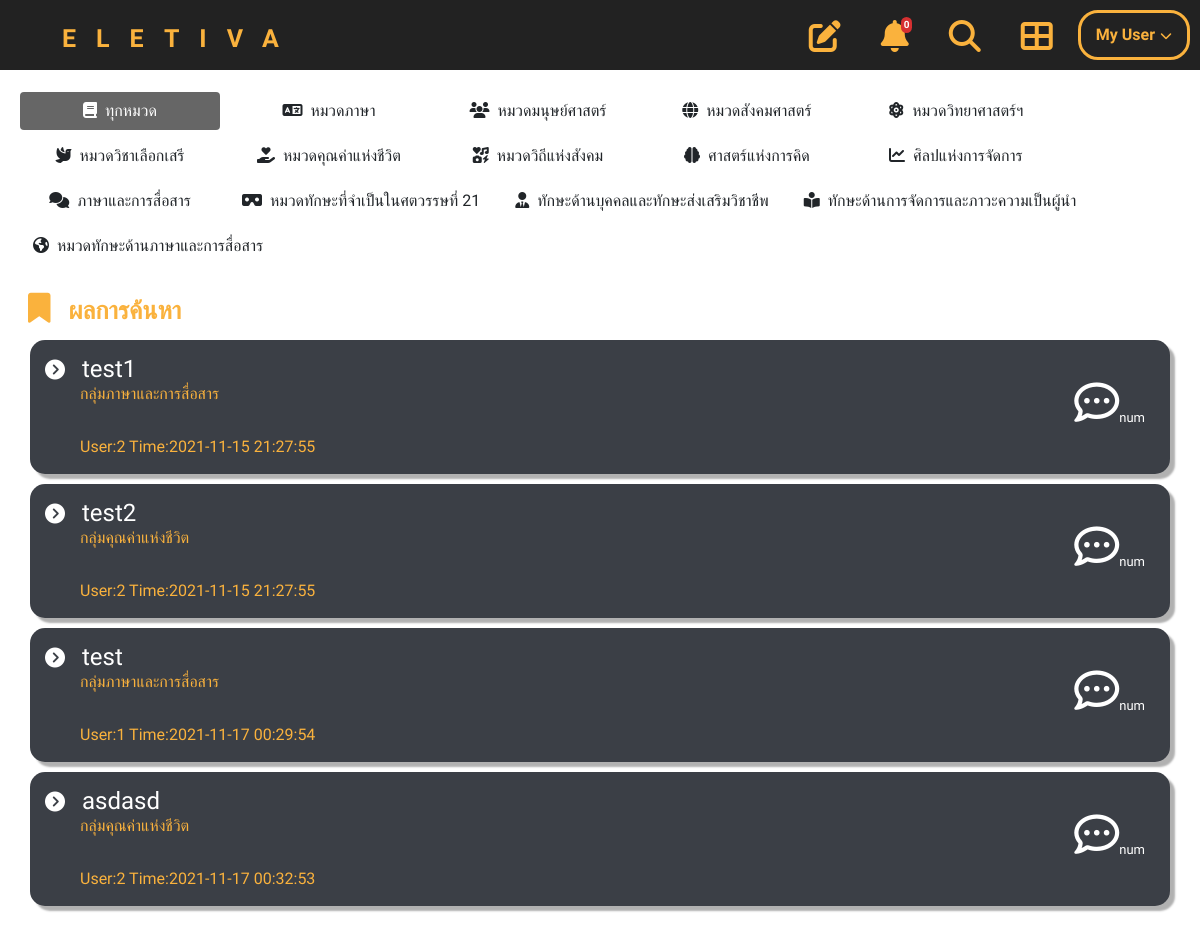
The app's page /category.php (signed in) with its own data.
### tables this page shows
CREATE TABLE `post` (
  `ID_post` int(11) UNSIGNED NOT NULL,
  `Group_subject` varchar(50) NOT NULL,
  `ID_subject` int(8) NOT NULL,
  `name_subject` varchar(75) NOT NULL,
  `type_post` int(2) NOT NULL,
  `title_post` varchar(50) NOT NULL,
  `msg_post` varchar(255) NOT NULL,
  `time_post` timestamp NOT NULL DEFAULT current_timestamp() ON UPDATE current_timestamp(),
  `create_by` bigint(20) UNSIGNED NOT NULL,
  `report` int(5) NOT NULL
);

### category.php (the view, shortened to what this page needs)
<link rel="stylesheet" type="text/css" href="css/home_index.css">
<link rel="stylesheet" type="text/css" href="css/category.css">
<?php
include "header.php";
?>
<?php if((isset($_SESSION['status']) && !empty($_SESSION['status']) && $_SESSION['status'] != 3) || empty($_SESSION['status'])) : ?>
<div class="inf ">
    <div id="myBtnContainer">
        <br>
        <form method="POST">
     <button class="btn active" value="" name="E00"><i class="fas fa-book"></i>ทุกหมวด</button>
     <button class="btn" value="กลุ่มวิชาภาษา" name="E01"><i class="fas fa-language"></i>หมวดภาษา</button>
     <button class="btn" value="กลุ่มวิชามนุษย์ศาสตร์" name="E02"><i class="fas fa-users"></i>หมวดมนุษย์ศาสตร์</button>
     <button class="btn" value="กลุ่มวิชาสังคมศาสตร์" name="E03"><i class="fas fa-globe"></i>หมวดสังคมศาสตร์</button>
     <button class="btn" value="กลุ่มวิชาวิทยาศาสตร์กับคณิตศาสตร์" name="E04"><i class="fas fa-atom"></i>หมวดวิทยาศาสตร์ฯ</button>
     <button class="btn" value="วิชาเลือกเสรี" name="E05"> <i class="fas fa-dove"></i>หมวดวิชาเลือกเสรี</button>
     <button class="btn" value="กลุ่มคุณค่าแห่งชีวิต" name="E06"><i class="fas fa-hand-holding-heart"></i>หมวดคุณค่าแห่งชีวิต</button>
     <button class="btn" value="กลุ่มวิถีแห่งสังคม" name="E07"><i class="fas fa-icons"></i>หมวดวิถีแห่งสังคม</button>
     <button class="btn" value="กลุ่มศาสตร์แห่งการคิด" name="E08"><i class="fas fa-brain"></i>ศาสตร์แห่งการคิด</button>
     <button class="btn" value="กลุ่มศิลปแห่งการจัดการ" name="E09"><i class="fas fa-chart-line"></i>ศิลปแห่งการจัดการ</button>
     <button class="btn" value="กลุ่มภาษาและการสื่อสาร" name="E10"><i class="fas fa-comments"></i>ภาษาและการสื่อสาร</button>
     <button class="btn btn_L" value="กลุ่มทักษะที่จำเป็นในศตวรรษที่ 21" name="E11"><i class="fas fa-vr-cardboard"></i>หมวดทักษะที่จำเป็นในศตวรรษที่ 21</button>
     <button class="btn btn_L" value="กลุ่มทักษะด้านบุคคลและทักษะส่งเสริมวิชาชีพ" name="E12"><i class="fas fa-user-tie"></i>ทักษะด้านบุคคลและทักษะส่งเสริมวิชาชีพ</button>
     <button class="btn btn_L" value="กลุ่มทักษะด้านการจัดการและภาวะความเป็นผู้นำ" name="E13"><i class="fas fa-book-reader"></i>ทักษะด้านการจัดการและภาวะความเป็นผู้นำ</button>
     <button class="btn btn_L" value="กลุ่มทักษะด้านภาษาและการสื่อสาร" name="E14"><i class="fas fa-globe-americas"></i>หมวดทักษะด้านภาษาและการสื่อสาร</button>
     </form>
      </div>
    </div>
<section>
    <div class="inf ">
        <div class="posttext">
            <i class="fas fa-bookmark"></i>
            <p class="mainC">ผลการค้นหา</p>
        </div>
    <?php
    if(isset($_POST["E01"])){
        $query = "SELECT * FROM post WHERE Group_subject = 'กลุ่มวิชาภาษา'";
    }
    elseif(isset($_POST["E02"])){
        $query = "SELECT * FROM post WHERE Group_subject = 'กลุ่มวิชามนุษย์ศาสตร์'";
    }
    elseif(isset($_POST["E03"])){
        $query = "SELECT * FROM post WHERE Group_subject = 'กลุ่มวิชาสังคมศาสตร์'";
    }
    elseif(isset($_POST["E04"])){
        $query = "SELECT * FROM post WHERE Group_subject = 'กลุ่มวิชาวิทยาศาสตร์กับคณิตศาสตร์'";
    }
    elseif(isset($_POST["E05"])){
        $query = "SELECT * FROM post WHERE Group_subject = 'วิชาเลือกเสรี'";
    }
    elseif(isset($_POST["E06"])){
        $query = "SELECT * FROM post WHERE Group_subject = 'กลุ่มคุณค่าแห่งชีวิต'";
    }
    elseif(isset($_POST["E07"])){
        $query = "SELECT * FROM post WHERE Group_subject = 'กลุ่มวิถีแห่งสังคม'";
    }
    elseif(isset($_POST["E08"])){
        $query = "SELECT * FROM post WHERE Group_subject = 'กลุ่มศาสตร์แห่งการคิด'";
    }
    elseif(isset($_POST["E09"])){
        $query = "SELECT * FROM post WHERE Group_subject = 'กลุ่มศิลปแห่งการจัดการ'";
    }
    elseif(isset($_POST["E10"])){
        $query = "SELECT * FROM post WHERE Group_subject = 'กลุ่มภาษาและการสื่อสาร'";
    }
    elseif(isset($_POST["E11"])){
        $query = "SELECT * FROM post WHERE Group_subject = 'กลุ่มทักษะที่จำเป็นในศตวรรษที่ 21'";
    }
    elseif(isset($_POST["E12"])){
        $query = "SELECT * FROM post WHERE Group_subject = 'กลุ่มทักษะด้านบุคคลและทักษะส่งเสริมวิชาชีพ'";
    }
    elseif(isset($_POST["E13"])){
        $query = "SELECT * FROM post WHERE Group_subject = 'กลุ่มทักษะด้านการจัดการและภาวะความเป็นผู้นำ'";
    }
    elseif(isset($_POST["E14"])){
        $query = "SELECT * FROM post WHERE Group_subject = 'กลุ่มทักษะด้านภาษาและการสื่อสาร'";
    }
    else{
        $query = "SELECT * FROM post";
    }
    $result = mysqli_query($connect, $query);
    while($row =  mysqli_fetch_assoc($result)){
        echo '<a href="post.php?id='.$row['ID_post'].'" class="Content">';
        echo '    <div class="post_btn">';
        echo '        <div class="A_left">';
        echo '            <i class="icon_next fas fa-chevron-circle-right"></i>';
        echo '            <h4 class="textC" name="Post">'.$row['title_post'].'</h4>';
        echo '            <h6 class="textS" name="subject">'.$row['Group_subject'].'</h6>';
        echo '            <br><p class="Timestamp">User:'.$row['create_by'].' Time:'.$row['time_post'].'</p>';
        echo '        </div>';
        echo '        <div  class="A_right">';
        echo '            <i class="iconcomment far fa-comment-dots"></i>';
        echo '            <h5 class="commentN">num</h5>';
        echo '        </div>';
        echo '    </div>';
        echo '</a>';
    }
    ?>
    </div>
</section>
<?php else: ?>
<?php include "logout.php"; ?>
<?php endif ?>

### css/home_index.css (style rules this page uses)
.inf { padding: 0 20px; margin-bottom: 20px; width: 100%; }
section .posttext { position: relative; margin-right: 5px; display: table; }
.posttext { color: #FAB23D; font-size: 30px; margin: 8px 8px; display: inline; }
.posttext p.mainC { font-size: 25px; font-weight: bold; text-align: start; margin-bottom: 10px; margin-left: 10px; display: inline; }
a.Content { cursor: pointer; text-decoration: none; }
.post_btn { margin: 10px 10px 0px 10px; border-radius: 15px; background-color: #3B3F46; padding: 15px; width: auto; box-shadow: 5px 5px 2px rgb(177, 177, 177); }
.icon_next { font-size: 20px; color: white; }
.textC { color: white; font-weight: normal; display: inline; margin-left: 5px; }
.textS, .Timestamp { color: white; margin-left: 35px; color: #FAB23D; }
.Timestamp { display: inline; }
.iconcomment { font-size: 45px; color: white; }
.commentN { margin-top: -15px; margin-left: 45px; width: fit-content; color: white; font-size: small; }
.A_left { width: auto; display: inline-block; }
.A_right { float: right; margin-top: 25px; margin-right: 10px; display: block; }

### css/category.css (style rules this page uses)
.btn,.btn_L { border: 2px solid #666 ; outline: none; padding: 12px 16px; background-color: #f1f1f1; cursor: pointer; margin-bottom: 7px; font-weight:normal; width: 200px; margin-right: 5px; }
.btn_L { width: fit-content; }
.btn.active { background-color: #666; color: white; }
.fas { margin-right: 8px; }

### css/navbar.css (style rules this page uses)
a { color: #FAB23D; text-decoration: none; text-decoration: none; cursor: pointer; }

### records on screen
post: title_post "test1", Group_subject "กลุ่มภาษาและการสื่อสาร", create_by "2", time_post "2021-11-15 21:27:55"
post: title_post "test2", Group_subject "กลุ่มคุณค่าแห่งชีวิต", create_by "2", time_post "2021-11-15 21:27:55"
post: title_post "test", Group_subject "กลุ่มภาษาและการสื่อสาร", create_by "1", time_post "2021-11-17 00:29:54"
post: title_post "asdasd", Group_subject "กลุ่มคุณค่าแห่งชีวิต", create_by "2", time_post "2021-11-17 00:32:53"

### other values on screen
$row["COUNT(ID_notify)"] "0"
